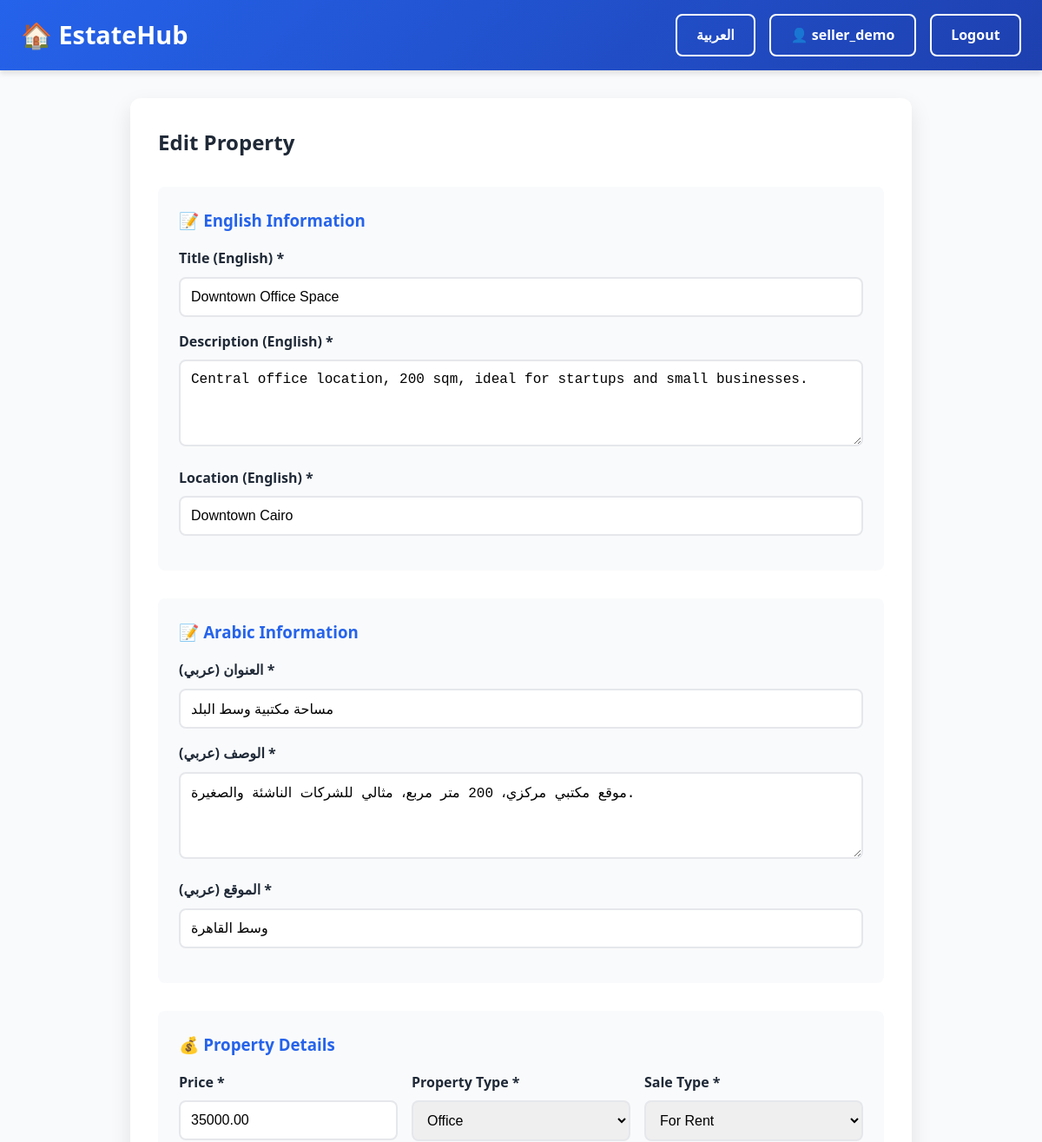
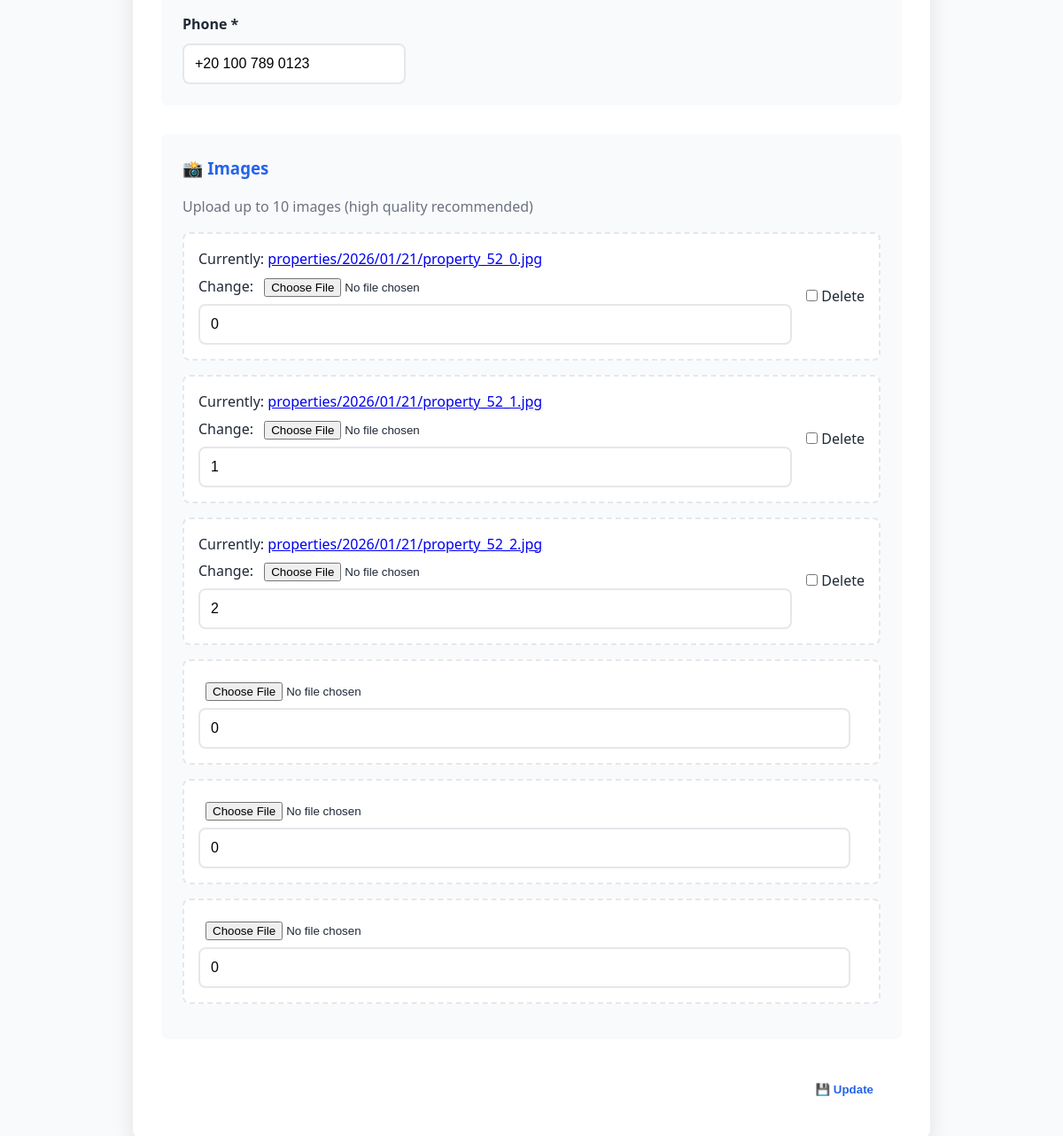
Screenshot of /property/52/edit/ (signed in) with the database file from the repository (2 pictures, top to bottom).
### properties/models.py (models this page shows, shortened)
class Property(models.Model):
    PROPERTY_TYPE_CHOICES = [
        ('Apartment', 'Apartment'),
        ('Villa', 'Villa'),
        ('Land', 'Land'),
        ('Office', 'Office'),
    ]
    SALE_TYPE_CHOICES = [
        ('Sale', 'For Sale'),
        ('Rent', 'For Rent'),
    ]
    owner = models.ForeignKey(User, on_delete=models.CASCADE, related_name='properties')
    title_en = models.CharField(max_length=200, verbose_name='Title (English)')
    title_ar = models.CharField(max_length=200, verbose_name='Title (Arabic)')
    description_en = models.TextField(verbose_name='Description (English)')
    description_ar = models.TextField(verbose_name='Description (Arabic)')
    location_en = models.CharField(max_length=200, verbose_name='Location (English)')
    location_ar = models.CharField(max_length=200, verbose_name='Location (Arabic)')
    price = models.DecimalField(max_digits=12, decimal_places=2, validators=[MinValueValidator(0)])
    property_type = models.CharField(max_length=20, choices=PROPERTY_TYPE_CHOICES)
    sale_type = models.CharField(max_length=10, choices=SALE_TYPE_CHOICES)
    phone = models.CharField(max_length=20)
    views = models.PositiveIntegerField(default=0, help_text='Number of times this property was viewed')
    is_active = models.BooleanField(default=True)
    created_at = models.DateTimeField(auto_now_add=True)
    updated_at = models.DateTimeField(auto_now=True)
    class Meta:
        verbose_name = 'Property'
        verbose_name_plural = 'Properties'
        ordering = ['-created_at']

### properties/views.py (the view)
# urls.py: path('property/<int:pk>/edit/', views.property_update, name='property_update'),
@login_required
def property_update(request, pk):
    property_obj = get_object_or_404(Property, pk=pk, owner=request.user)
    if request.method == 'POST':
        form = PropertyForm(request.POST, instance=property_obj)
        formset = PropertyImageFormSet(request.POST, request.FILES, instance=property_obj)
        if form.is_valid() and formset.is_valid():
            form.save()
            formset.save()
            messages.success(request, 'Property updated successfully!')
            return redirect('property_detail', pk=property_obj.pk)
    else:
        form = PropertyForm(instance=property_obj)
        formset = PropertyImageFormSet(instance=property_obj)
    return render(request, 'properties/form.html', {
        'form': form,
        'formset': formset,
        'title': 'Edit Property',
        'property': property_obj
    })

### properties/forms.py
class PropertyForm(forms.ModelForm):
    class Meta:
        model = Property
        fields = [
            'title_en', 'title_ar',
            'description_en', 'description_ar',
            'location_en', 'location_ar',
            'price', 'property_type', 'sale_type', 'phone'
        ]
        widgets = {
            'description_en': forms.Textarea(attrs={'rows': 4}),
            'description_ar': forms.Textarea(attrs={'rows': 4}),
        }
    def __init__(self, *args, **kwargs):
        super().__init__(*args, **kwargs)
        for field_name, field in self.fields.items():
            field.widget.attrs['class'] = 'form-control'

### properties/templates/properties/form.html (shortened to what this page needs)
{% extends 'base.html' %}
{% load crispy_forms_tags %}
{% block content %}
<div style="max-width: 900px; margin: 2rem auto;">
    <div style="background: white; padding: 2rem; border-radius: 12px; box-shadow: var(--shadow-lg);">
        <h2 style="margin-bottom: 2rem;">
            {% if property %}
            {% if language == 'ar' %}تعديل العقار{% else %}Edit Property{% endif %}
            {% else %}
            {% if language == 'ar' %}إضافة عقار جديد{% else %}Add New Property{% endif %}
            {% endif %}
        </h2>
        <form method="POST" enctype="multipart/form-data">
            <div style="background: var(--bg-light); padding: 1.5rem; border-radius: 8px; margin-bottom: 2rem;">
                <h3 style="margin-bottom: 1rem; color: var(--primary-color);">
                    📝 {% if language == 'ar' %}معلومات باللغة الإنجليزية{% else %}English Information{% endif %}
                </h3>
                <div style="margin-bottom: 1rem;">
                    <label style="display: block; margin-bottom: 0.5rem; font-weight: 600;">Title (English) *</label>
                    {{ form.title_en }}
                </div>
                <div style="margin-bottom: 1rem;">
                    <label style="display: block; margin-bottom: 0.5rem; font-weight: 600;">Description (English)
                        *</label>
                    {{ form.description_en }}
                </div>
                <div style="margin-bottom: 1rem;">
                    <label style="display: block; margin-bottom: 0.5rem; font-weight: 600;">Location (English) *</label>
                    {{ form.location_en }}
                </div>
            </div>
            <div style="background: var(--bg-light); padding: 1.5rem; border-radius: 8px; margin-bottom: 2rem;">
                <h3 style="margin-bottom: 1rem; color: var(--primary-color);">
                    📝 {% if language == 'ar' %}معلومات باللغة العربية{% else %}Arabic Information{% endif %}
                </h3>
                <div style="margin-bottom: 1rem;">
                    <label style="display: block; margin-bottom: 0.5rem; font-weight: 600;">العنوان (عربي) *</label>
                    {{ form.title_ar }}
                </div>
                <div style="margin-bottom: 1rem;">
                    <label style="display: block; margin-bottom: 0.5rem; font-weight: 600;">الوصف (عربي) *</label>
                    {{ form.description_ar }}
                </div>
                <div style="margin-bottom: 1rem;">
                    <label style="display: block; margin-bottom: 0.5rem; font-weight: 600;">الموقع (عربي) *</label>
                    {{ form.location_ar }}
                </div>
            </div>
            <div style="background: var(--bg-light); padding: 1.5rem; border-radius: 8px; margin-bottom: 2rem;">
                <h3 style="margin-bottom: 1rem; color: var(--primary-color);">
                    💰 {% if language == 'ar' %}تفاصيل العقار{% else %}Property Details{% endif %}
                </h3>
                <div style="display: grid; grid-template-columns: repeat(auto-fit, minmax(200px, 1fr)); gap: 1rem;">
                    <div>
                        <label style="display: block; margin-bottom: 0.5rem; font-weight: 600;">
                            {% if language == 'ar' %}السعر{% else %}Price{% endif %} *
                        </label>
                        {{ form.price }}
                    </div>
                    <div>
                        <label style="display: block; margin-bottom: 0.5rem; font-weight: 600;">
                            {% if language == 'ar' %}نوع العقار{% else %}Property Type{% endif %} *
                        </label>
                        {{ form.property_type }}
                    </div>
                    <div>
                        <label style="display: block; margin-bottom: 0.5rem; font-weight: 600;">
                            {% if language == 'ar' %}نوع البيع{% else %}Sale Type{% endif %} *
                        </label>
                        {{ form.sale_type }}
                    </div>
                    <div>
                        <label style="display: block; margin-bottom: 0.5rem; font-weight: 600;">
                            {% if language == 'ar' %}رقم الهاتف{% else %}Phone{% endif %} *
                        </label>
                        {{ form.phone }}
                    </div>
                </div>
            </div>
            <div style="background: var(--bg-light); padding: 1.5rem; border-radius: 8px; margin-bottom: 2rem;">
                <h3 style="margin-bottom: 1rem; color: var(--primary-color);">
                    📸 {% if language == 'ar' %}الصور{% else %}Images{% endif %}
                </h3>
                <p style="color: var(--text-light); margin-bottom: 1rem;">
                    {% if language == 'ar' %}
                    قم برفع حتى 10 صور للعقار (يفضل صور عالية الجودة)
                    {% else %}
                    Upload up to 10 images (high quality recommended)
                    {% endif %}
                </p>
                <div id="image-forms">
                    {% for form in formset %}
                    <div class="image-form"
                        style="margin-bottom: 1rem; padding: 1rem; background: white; border-radius: 8px; border: 2px dashed var(--border-color);">
                        <div style="display: grid; grid-template-columns: 1fr auto; gap: 1rem; align-items: center;">
                            <div>
                                {{ form.image }}
                                {{ form.order }}
                            </div>
                            <div>
                                {% if form.instance.pk %}
                                {{ form.DELETE }}
                                <label>Delete</label>
                                {% endif %}
                            </div>
                        </div>
                    </div>
                    {% endfor %}
                </div>
            </div>
            <div style="display: flex; gap: 1rem; justify-content: flex-end;">
                <a href="{% url 'property_list' %}" class="btn btn-secondary">
                </a>
                <button type="submit" class="btn btn-primary" style="padding: 1rem 2rem;">
                    💾 {% if property %}
                    {% if language == 'ar' %}تحديث{% else %}Update{% endif %}
                    {% else %}
                    {% if language == 'ar' %}إضافة{% else %}Add Property{% endif %}
                    {% endif %}
                </button>
            </div>
        </form>
    </div>
</div>
{% endblock %}

### templates/base.html (shortened to what this page needs)
<!DOCTYPE html>
<html lang="{% if language == 'ar' %}ar{% else %}en{% endif %}"
    dir="{% if language == 'ar' %}rtl{% else %}ltr{% endif %}">
<head>
    {% load static %}
</head>
<body>
    <header>
        <nav>
            <div class="logo">
                🏠 <a href="{% url 'property_list' %}" style="color: white; text-decoration: none;">EstateHub</a>
            </div>
            <div class="nav-actions">
                <a href="{% url 'set_language' %}?lang={% if language == 'ar' %}en{% else %}ar{% endif %}"
                    class="btn btn-secondary">
                    {% if language == 'ar' %}English{% else %}العربية{% endif %}
                </a>
                {% if user.is_authenticated %}
                <a href="{% url 'profile' %}" class="btn btn-secondary">
                    👤 {{ user.username }}
                </a>
                <a href="{% url 'logout' %}" class="btn btn-secondary">Logout</a>
                {% else %}
                <a href="{% url 'login' %}" class="btn btn-secondary">Login</a>
                <a href="{% url 'register' %}" class="btn btn-primary">Register</a>
                {% endif %}
            </div>
        </nav>
    </header>
    <main>
        {% block content %}{% endblock %}
    </main>
</body>
</html>

### templates/base.html (style rules this page uses)
* { margin: 0; padding: 0; box-sizing: border-box; }
:root { --primary-color: #2563eb; --primary-dark: #1e40af; --secondary-color: #10b981; --text-dark: #1f2937; --text-light: #6b7280; --bg-light: #f9fafb; --bg-white: #ffffff; --border-color: #e5e7eb; --shadow-sm: 0 1px 3px rgba(0, 0, 0, 0.1); --shadow-md: 0 4px 6px rgba(0, 0, 0, 0.1); --shadow-lg: 0 10px 25px rgba(0, 0, 0, 0.1); }
body { font-family: 'Segoe UI', Tahoma, Geneva, Verdana, sans-serif; background-color: var(--bg-light); color: var(--text-dark); line-height: 1.6; }
header { background: linear-gradient(135deg, var(--primary-color), var(--primary-dark)); color: white; padding: 1rem 0; box-shadow: var(--shadow-md); }
nav { max-width: 1400px; margin: 0 auto; padding: 0 1.5rem; display: flex; justify-content: space-between; align-items: center; }
.logo { font-size: 1.8rem; font-weight: bold; }
.nav-actions { display: flex; gap: 1rem; }
.btn { padding: 0.6rem 1.4rem; border: none; border-radius: 8px; cursor: pointer; font-weight: 600; text-decoration: none; display: inline-block; }
.btn-primary { background-color: white; color: var(--primary-color); }
.btn-secondary { background-color: transparent; color: white; border: 2px solid white; }
main { max-width: 1400px; margin: 2rem auto; padding: 0 1.5rem; }

### properties/templates/properties/form.html (style rules this page uses)
input[type="text"], input[type="number"], textarea, select { width: 100%; padding: 0.75rem; border: 2px solid var(--border-color); border-radius: 8px; font-size: 1rem; }
textarea { min-height: 100px; resize: vertical; }
input[type="file"] { padding: 0.5rem; }

### rows the page displays
Property: title_en "Downtown Office Space", description_en "Central office location, 200 sqm, ideal for startups and small businesses.", location_en "Downtown Cairo", title_ar "مساحة مكتبية وسط البلد", description_ar "موقع مكتبي مركزي، 200 متر مربع، مثالي للشركات الناشئة والصغيرة.", location_ar "وسط القاهرة", price "35000.00", property_type "Office", sale_type "For Rent", phone "+20 100 789 0123"

### other values shown
{{ user.username }} "seller_demo"
